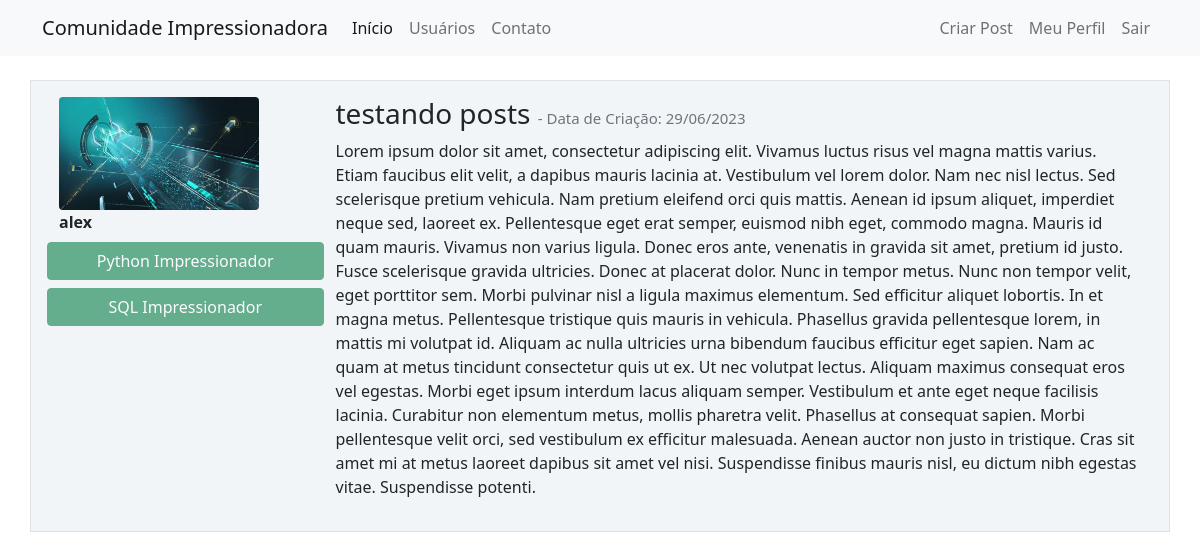
Page /post/4 (signed in) on the committed database.
### comunidadeimpressionadora/models.py (models this page shows, shortened)
class Usuario(database.Model, UserMixin):
    id = database.Column(database.Integer, primary_key=True)
    username = database.Column(database.String, nullable=False)
    email = database.Column(database.String, nullable=False, unique=True)
    senha = database.Column(database.String, nullable=False)
    foto_perfil = database.Column(database.String, default='default.jpg')
    cursos = database.Column(database.String, nullable=False,
                             default='Não Informado')
    posts = database.relationship('Post', backref='autor', lazy=True)

class Post(database.Model):
    id = database.Column(database.Integer, primary_key=True)
    titulo = database.Column(database.String, nullable=False)
    corpo = database.Column(database.Text, nullable=False)
    data_criacao = database.Column(database.DateTime, nullable=False,
                                   default=datetime.utcnow)
    id_usuario = database.Column(database.Integer, database.ForeignKey('usuario.id'),
                                 nullable=False)

### comunidadeimpressionadora/routes.py (the view)
@app.route('/post/<post_id>', methods=['GET', 'POST'])
@login_required
def exibir_post(post_id):
    post = Post.query.get(post_id)
    if current_user == post.autor:
        form = FormCriarPost()
        if request.method == 'GET':
            form.titulo.data = post.titulo
            form.corpo.data = post.corpo
        elif form.validate_on_submit():
            post.titulo = form.titulo.data
            post.corpo = form.corpo.data
            database.session.commit()
            flash('Post Atualizado com Sucesso', 'alert-success')
            return redirect(url_for('home'))
    else:
        form = None
    return render_template('post.html', post=post, form=form)

### comunidadeimpressionadora/models.py (called while the page is built)
@login_manager.user_loader
def load_usuario(id_usuario):
    return Usuario.query.get(int(id_usuario))

### comunidadeimpressionadora/templates/post.html (shortened to what this page needs)
{% extends 'base.html' %}
{% block body %}
<div class="container mt-3">
        <div class="row border mt-4 p-3 meupost">
            <div class="col col-3">
                <div class="image pe-2">
                    <img src="{{ url_for('static', filename='fotos_perfil/{}'.format(post.autor.foto_perfil)) }}" class="rounded" width="200">
                </div>
                <strong>{{ post.autor.username }}</strong>
                <div class="row">
                    {% for curso in post.autor.cursos.split(';') %}
                        <button type="button" class="btn btn-success mt-2" disabled>{{ curso }}</button>
                    {% endfor %}
                </div>
            </div>
            <div class="col col-9">
                <h3>{{ post.titulo }}
                    <small class="text-muted" style="font-size: 15px"> - Data de Criação: {{ post.data_criacao.strftime('%d/%m/%Y') }}
                    </small>
                </h3>
                <p>{{ post.corpo }}</p>
            </div>
        </div>
</div>
{% endblock %}

### comunidadeimpressionadora/static/main.css (style rules this page uses)
.meupost { background: #f2f5f8 !important; }

### rows in the picture
Usuario: foto_perfil (picture), autor.username "alex"
Post: titulo "testando posts", data_criacao "29/06/2023", corpo "Lorem ipsum dolor sit amet, consectetur adipiscing elit. Vivamus luctus risus vel magna mattis varius. Etiam faucibus elit velit, a dapibus mauris lacinia at. Vestibulum vel lorem dolor. Nam nec nisl lectus. Sed scelerisque pretium vehicula. Nam pretium eleifend orci quis mattis. Aenean id ipsum aliquet, imperdiet neque sed, laoreet ex. Pellentesque eget erat semper, euismod nibh eget, commodo magna. Mauris id quam mauris. Vivamus non varius ligula. Donec eros ante, venenatis in gravida sit amet, pretium id justo. Fusce scelerisque gravida ultricies. Donec at placerat dolor. Nunc in tempor metus. Nunc non tempor velit, eget porttitor sem. Morbi pulvinar nisl a ligula maximus elementum. Sed…"

### other values in the picture
{{ curso }} "Python Impressionador" "SQL Impressionador"
